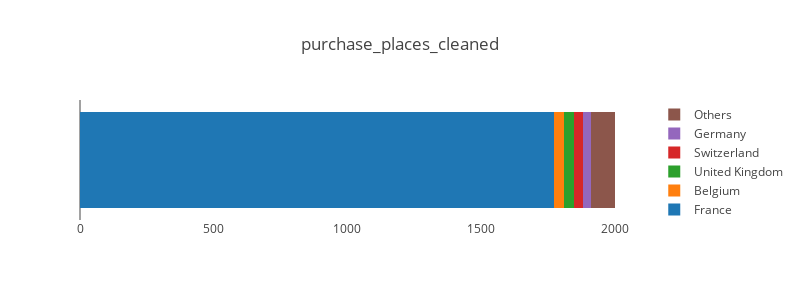

Source (notebook cell):
### Code cell
visualize.plot_column_composition(palm_oil_pd, 'purchase_places_cleaned' )

### Figure 1 — Plotly figure (JSON) as saved in the notebook; plotly's stock layout.template omitted (floating-point values rounded to 4 significant figures)
{"data": [{"name": "France", "orientation": "h", "type": "bar", "uid": "a721f4a7-d081-4755-8a0b-c95367b72fcd", "x": [1775], "y": [0]}, {"name": "Belgium", "orientation": "h", "type": "bar", "uid": "44e348b0-ad17-4346-8e4f-4551dd784d84", "x": [36], "y": [0]}, {"name": "United Kingdom", "orientation": "h", "type": "bar", "uid": "5a2af832-999c-45cc-a486-db44a3ca1876", "x": [36], "y": [0]}, {"name": "Switzerland", "orientation": "h", "type": "bar", "uid": "369d839c-970b-4259-a152-868740f388d4", "x": [33], "y": [0]}, {"name": "Germany", "orientation": "h", "type": "bar", "uid": "de600035-b32d-4f26-9945-02f83ff528d0", "x": [33], "y": [0]}, {"name": "Others", "orientation": "h", "type": "bar", "uid": "22f7c54c-e24f-4c0e-92ea-74e07aecd47c", "x": [88], "y": [0]}], "layout": {"barmode": "stack", "height": 300, "showlegend": true, "title": "purchase_places_cleaned", "width": 800, "xaxis": {"showgrid": false, "showticklabels": true}, "yaxis": {"showgrid": false, "showline": false, "showticklabels": false, "zeroline": false}}}
